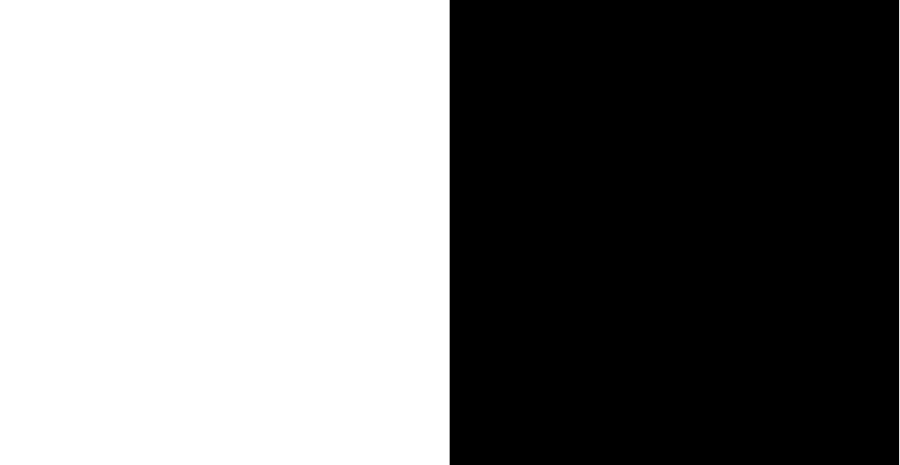
#> input picture cutting_img.png, 900 x 465 px
$ python resized_img.py
#> lines starting #> are read from the running program, lines starting #| are printed output that depends on the picture; after the words box and inside, x2 and y2 are one past the last pixel; in counts of white or black regions, pixels touching at a corner belong together
import cv2
import numpy as np
img = cv2.imread('cutting_img.png')
#> img is the input picture: shape (465, 900, 3); min 0, max 255, mean 127.7
img = cv2.resize(img, (500,250))
#> img: shape (250, 500, 3)
cv2.imshow('image1 console', img)

img2 = np.zeros((250,500), np.uint8)
img2 = cv2.rectangle(img2, (200,0), (300,100), (255,255,255), -1)
cv2.imshow('image2 console',img2)
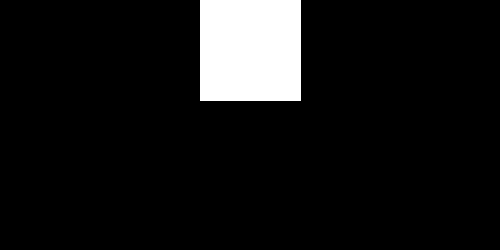
#> window 'image2 console': shape (250, 500); 8.2% white; 1 white region, box (x1, y1, x2, y2) and area: (200, 0, 301, 101) 10201

#> (the run stopped early here; a loop or call above may not have finished)

$ run again, with chessboard.png copied over cutting_img.png
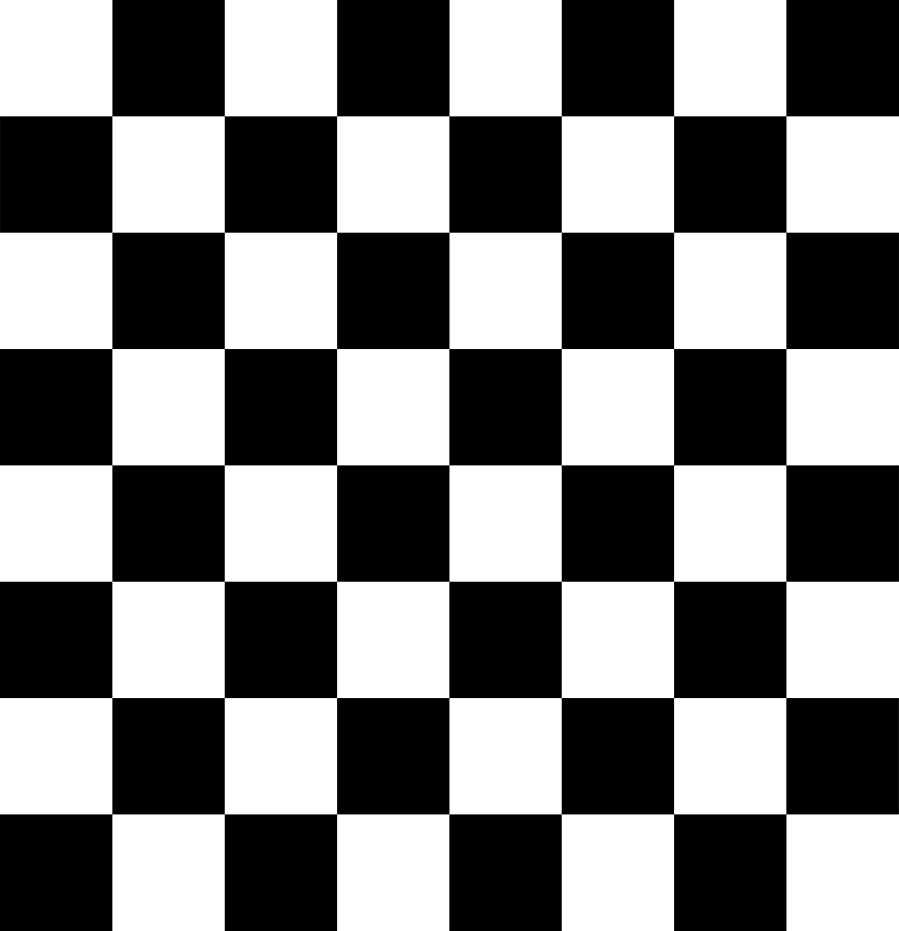
#> input picture chessboard.png, 3595 x 3723 px (shown at 1/4 size)
#> img is the input picture: shape (3723, 3595, 3); min 0, max 255, mean 127.5
#> `img = cv2.resize(img, (500,250))`:
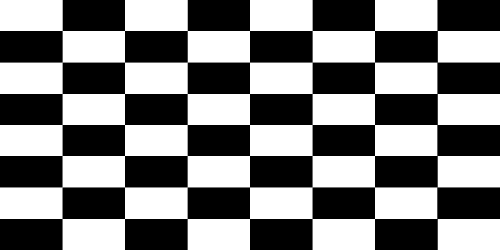
#> img: shape (250, 500, 3); min 0, max 255, mean 127.4

$ run again, with smarties.png copied over cutting_img.png
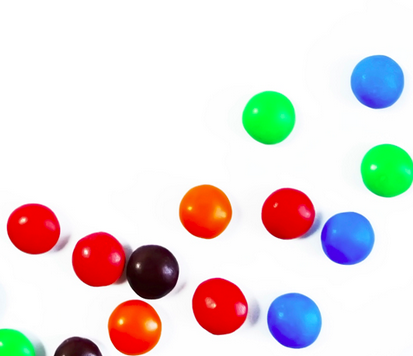
#> input picture smarties.png, 413 x 356 px
#> img is the input picture: shape (356, 413, 3); mean B, G, R 219.1, 220.4, 228.9
#> `img = cv2.resize(img, (500,250))`:
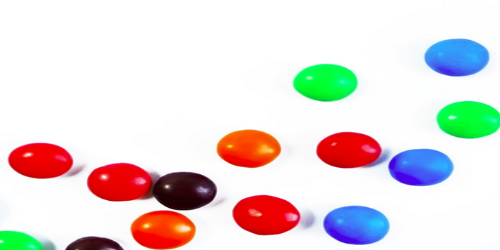
#> img: shape (250, 500, 3); mean B, G, R 219.1, 220.3, 228.9
